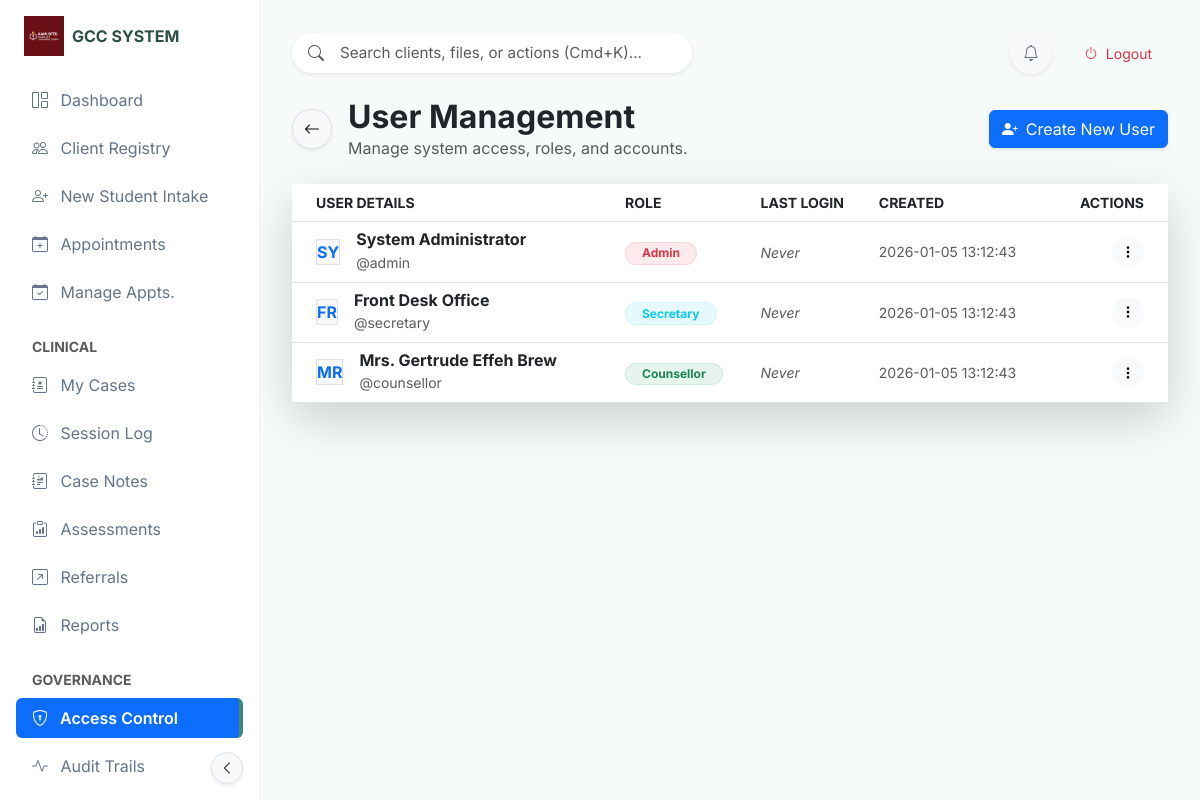
/admin/users (signed in), run on an earlier commit of the app's database.
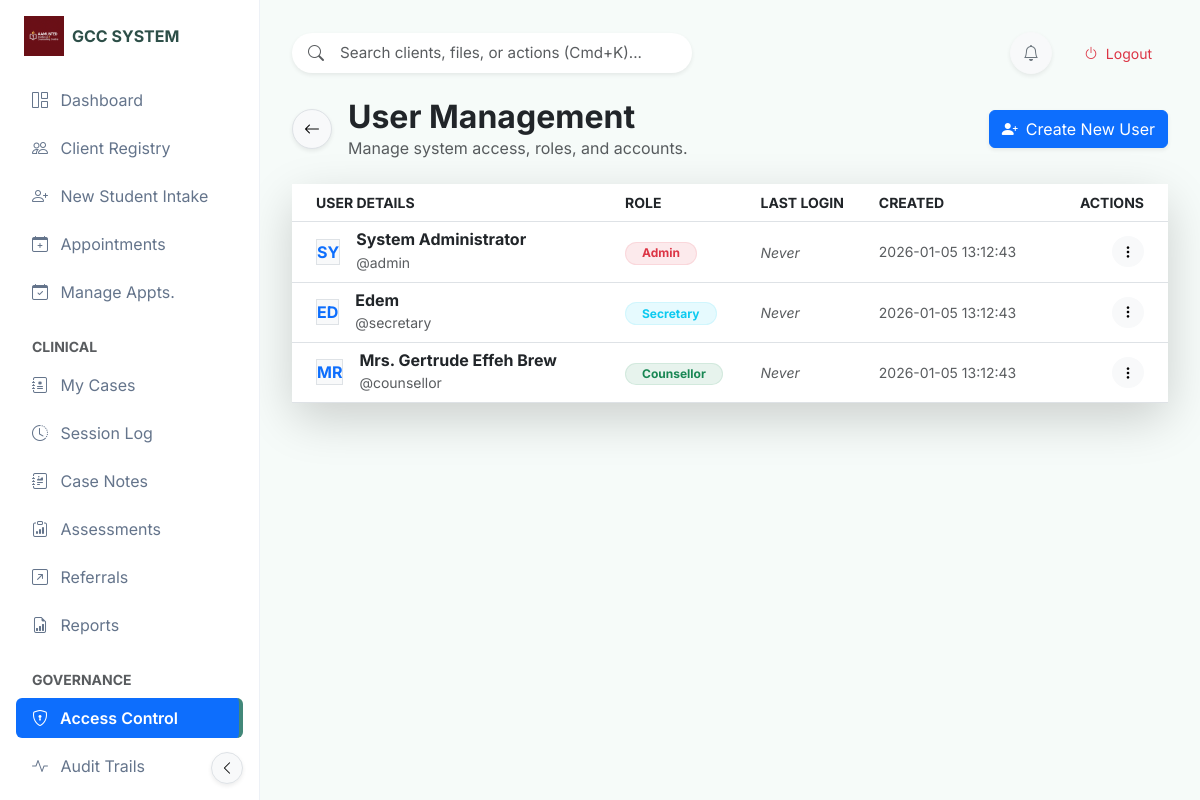
And on a later commit of the database.
### tables this page shows
CREATE TABLE users (
            id INTEGER PRIMARY KEY AUTOINCREMENT,
            username TEXT NOT NULL UNIQUE,
            password_hash TEXT NOT NULL,
            full_name TEXT,
            role TEXT NOT NULL, -- 'Secretary', 'Counsellor', 'Admin'
            last_login TIMESTAMP,
            created_at TIMESTAMP DEFAULT CURRENT_TIMESTAMP
        , phone TEXT, email TEXT, profile_pic TEXT);

### app.py (the view)
@app.route('/admin/users')
@login_required
def admin_users():
    if session.get('role') != 'Admin':
        flash('Unauthorized access.', 'error')
        return redirect(url_for('dashboard'))
    conn = get_db_connection()
    users = conn.execute('SELECT * FROM users ORDER BY created_at DESC').fetchall()
    conn.close()
    return render_template('admin_users.html', users=users)

### app.py (called while the page is built, shortened)
def ensure_database_initialized():
    global _db_initialization_lock, _db_initialized
    if _db_initialized:
        return

@app.context_processor
def inject_now():
    return {'now': datetime.utcnow()}

def login_required(f):
    @wraps(f)
    def decorated_function(*args, **kwargs):
        if 'logged_in' not in session:
            return redirect(url_for('welcome'))
        return f(*args, **kwargs)
    return decorated_function

@app.context_processor
def inject_node_info():
    return dict(node_config=node_config.load_config())

@app.context_processor
def inject_settings():
    try:
        conn = get_db_connection()
        settings_rows = conn.execute("SELECT setting_name, setting_value FROM app_settings").fetchall()
        conn.close()
        settings = {row['setting_name']: row['setting_value'] for row in settings_rows}
        return {'settings': settings}
    except:
        return {'settings': {}}

### templates/admin_users.html (shortened to what the changed rows need)
{% extends "base_modern.html" %}
{% block content %}
<div class="row mb-4">
    <div class="col-12">
        <div class="d-flex justify-content-between align-items-center">
            <div class="d-flex align-items-center">
                <div>
                    <h2 class="fw-bold mb-0 text-dark">User Management</h2>
                </div>
            </div>
        </div>
    </div>
</div>
<div class="card card-glass border-0 shadow-lg">
    <div class="card-body p-0">
        <div class="table-responsive">
            <table class="table table-hover align-middle table-borderless mb-0">
                <thead class="bg-light bg-opacity-50 border-bottom">
                    <tr class="text-uppercase text-muted small">
                        <th class="ps-4">User Details</th>
                        <th>Role</th>
                        <th>Last Login</th>
                        <th>Created</th>
                        <th class="text-end pe-4">Actions</th>
                    </tr>
                </thead>
                <tbody>
                    {% for user in users %}
                    <tr class="row-hover border-bottom">
                        <td class="ps-4">
                            <div class="d-flex align-items-center">
                                <div class="avatar-circle bg-light text-primary fw-bold me-3 border">
                                    {{ user.full_name[:2].upper() }}
                                </div>
                                <div>
                                    <h6 class="mb-0 fw-bold text-dark">{{ user.full_name }}</h6>
                                    <small class="text-muted">@{{ user.username }}</small>
                                </div>
                            </div>
                        </td>
                        <td>
                            {% if user.role == 'Admin' %}
                            <span
                                class="badge bg-danger bg-opacity-10 text-danger border border-danger border-opacity-10 rounded-pill px-3">Admin</span>
                            {% elif user.role == 'Secretary' %}
                            <span
                                class="badge bg-info bg-opacity-10 text-info border border-info border-opacity-10 rounded-pill px-3">Secretary</span>
                            {% else %}
                            <span
                                class="badge bg-success bg-opacity-10 text-success border border-success border-opacity-10 rounded-pill px-3">Counsellor</span>
                            {% endif %}
                        </td>
                        <td>
                            {% if user.last_login %}
                            <span class="small text-dark">{{ user.last_login }}</span>
                            {% else %}
                            <span class="text-muted small fst-italic">Never</span>
                            {% endif %}
                        </td>
                        <td class="text-muted small">
                            {{ user.created_at or 'N/A' }}
                        </td>
                        <td class="text-end pe-4">
                            <div class="dropdown">
                                <button class="btn btn-light btn-sm rounded-circle" type="button"
                                    data-bs-toggle="dropdown">
                                    <i class="bi bi-three-dots-vertical"></i>
                                </button>
                            </div>
                        </td>
                    </tr>
                    {% endfor %}
                </tbody>
            </table>
        </div>
    </div>
</div>
{% endblock %}

What changed in the data, as far as the page shows it:
changed users "secretary": full_name "FR" → "ED"; full_name "Front Desk Office" → "Edem"
